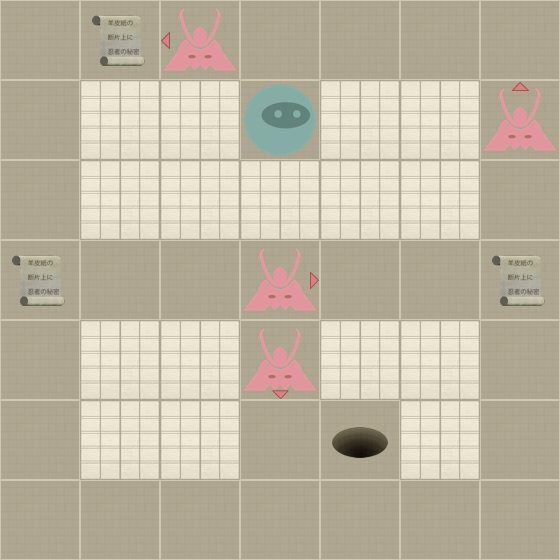

Below is a game level as drawn by its tile map, then a one-line description and the .tmx that defines it (tile-layer data replaced by summaries):
An orthogonal 7x7 tile map with 80x80 px tiles, 2 tile layers (Level, Actors).

<map version="1.0" orientation="orthogonal" width="7" height="7" tilewidth="80" tileheight="80">
 <properties>
  <property name="moves" value="17" />
 </properties>
 <tileset firstgid="1" name="tiles" tilewidth="80" tileheight="80" spacing="2" margin="2">
  <image source="tiles-ipad.png" width="512" height="512" />
  <tile id="0">
   <properties>
    <property name="actor" value="exit" />
   </properties>
  </tile>
  <tile id="2">
   <properties>
    <property name="actor" value="guard" />
    <property name="direction" value="down" />
   </properties>
  </tile>
  <tile id="3">
   <properties>
    <property name="actor" value="guard" />
    <property name="direction" value="left" />
   </properties>
  </tile>
  <tile id="4">
   <properties>
    <property name="actor" value="guard" />
    <property name="direction" value="right" />
   </properties>
  </tile>
  <tile id="5">
   <properties>
    <property name="actor" value="guard" />
    <property name="direction" value="up" />
   </properties>
  </tile>
  <tile id="7">
   <properties>
    <property name="actor" value="player" />
   </properties>
  </tile>
  <tile id="8">
   <properties>
    <property name="actor" value="scroll" />
   </properties>
  </tile>
  <tile id="9">
   <properties>
    <property name="wall" value="1" />
   </properties>
  </tile>
 </tileset>
 <layer name="Level" width="7" height="7">
  <data>[49 cells, 49 non-empty, 2 distinct tile ids]</data>
 </layer>
 <layer name="Actors" width="7" height="7">
  <data>[49 cells, 9 non-empty, 7 distinct tile ids]</data>
 </layer>
</map>
